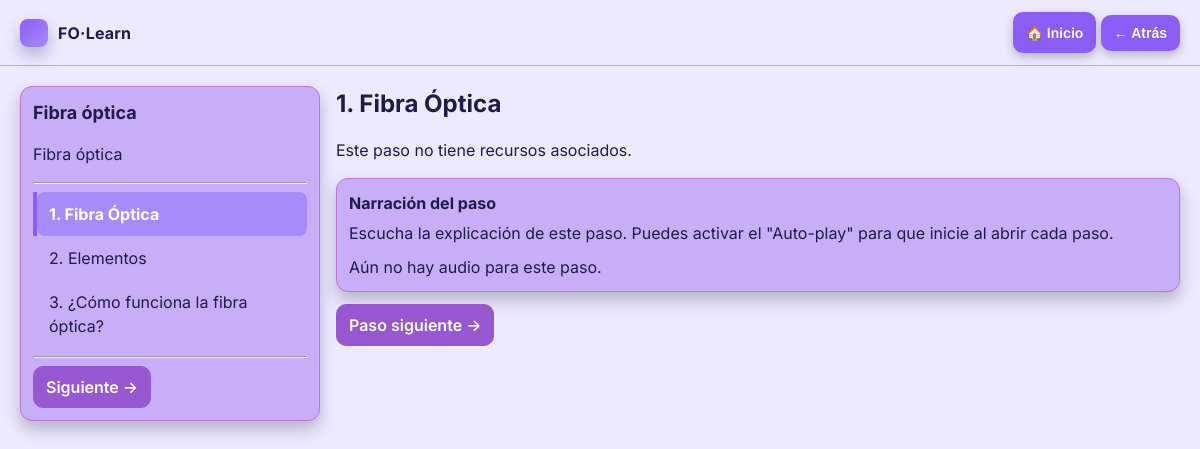
The app's page /step/1/, older data.
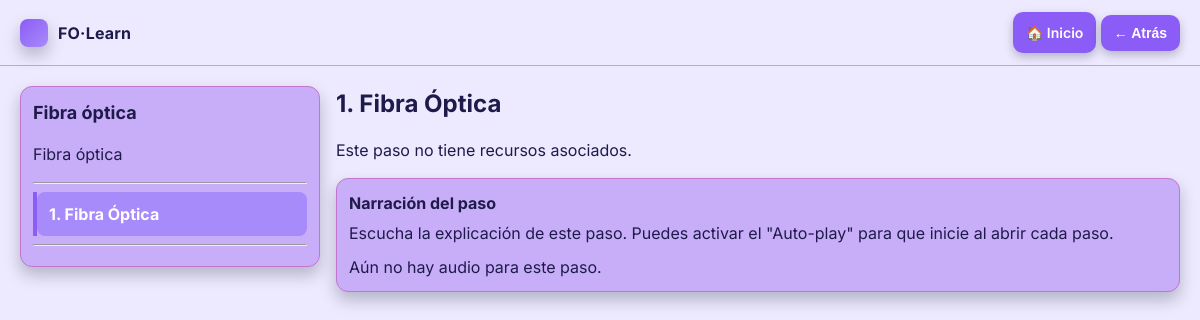
The same page, newer data.
### viewer/models.py (models this page shows, shortened)
class Step(models.Model):
    lesson = models.ForeignKey(Lesson, on_delete=models.CASCADE, related_name="steps")
    title = models.CharField(max_length=160)
    description = models.TextField(blank=True, default="")
    order = models.PositiveIntegerField(default=1)
    asset = models.ForeignKey(
        Asset3D, on_delete=models.SET_NULL, null=True, blank=True,
        help_text="Modelo 3D asociado a este paso"
    )
    audio = models.FileField(
        upload_to="audio/steps/",
        blank=True, null=True,
        help_text="(Opcional) Para local. En Render usa audio_static_path."
    )
    audio_static_path = models.CharField(
        max_length=255,
        blank=True,
        help_text='Ruta en static. Ej: viewer/audio/paso1.mp3'
    )
    tts_text = models.TextField(blank=True, help_text="(Opcional) Texto para TTS si no subes audio.")
    class Meta:
        ordering = ["order", "id"]
        unique_together = [("lesson", "order")]

class Lesson(models.Model):
    category = models.ForeignKey(Category, on_delete=models.PROTECT, related_name="lessons")
    title = models.CharField(max_length=160)
    slug = models.SlugField(max_length=180, unique=True)
    summary = models.TextField(blank=True)
    order = models.PositiveIntegerField(default=1)
    class Meta:
        ordering = ["order", "id"]

### viewer/views.py (the view)
# urls.py: path("step/<int:pk>/", views.step_viewer, name="step_viewer"),
def step_viewer(request, pk):
    step = get_object_or_404(Step, pk=pk)
    steps = Step.objects.filter(lesson=step.lesson).order_by("order")
    idx = list(steps).index(step)
    prev_step = steps[idx-1] if idx > 0 else None
    next_step = steps[idx+1] if idx < len(steps)-1 else None
    return render(request, "viewer/step_viewer.html", {
        "step": step, "steps": steps,
        "prev_step": prev_step, "next_step": next_step
    })

### templates/viewer/step_viewer.html (shortened to what this page needs)
{% extends "base.html" %}
{% load static %}
{% block content %}
<div class="step-viewer-page">
  <div class="page">
    <aside class="sidebar">
      <div class="card">
        <h3>{{ step.lesson.title }}</h3>
        <p>{{ step.lesson.summary }}</p>
        <hr>
        <ol class="step-list">
          {% for s in steps %}
            <li class="{% if s.pk == step.pk %}active{% endif %}">
              <a href="{% url 'step_viewer' s.pk %}">
                {{ s.order }}. {{ s.title }}
              </a>
            </li>
          {% endfor %}
        </ol>
        <hr>
        <div style="display:flex;gap:8px;flex-wrap:wrap">
          {% if next_step %}<a class="btn" href="{% url 'step_viewer' next_step.pk %}">Siguiente →</a>{% endif %}
        </div>
      </div>
    </aside>
    <section>
      <h1>{{ step.order }}. {{ step.title }}</h1>
      {% if step.asset and step.asset.static_path %}
        {% with step.asset.static_path|lower as f %}
          {% if f|slice:"-4:" == ".pdf" %}
            <div class="viewer-wrap">
              <iframe
                src="{% static step.asset.static_path %}#view=FitH"
                style="width:100%;height:100%;border:0">
              </iframe>
            </div>
          {% else %}
            <div class="viewer-wrap" id="viewerWrap">
              <div class="viewer-toolbar">
                <button class="btn" id="btnWire">Wireframe</button>
                <button class="btn" id="btnReset">Reset vista</button>
              </div>
              <canvas id="scene" style="width:100%;height:100%"></canvas>
            </div>
          {% endif %}
        {% endwith %}
      {% else %}
        <p>Este paso no tiene recursos asociados.</p>
      {% endif %}
      <div class="card" style="margin-top:12px">
        <strong>Narración del paso</strong>
        <p style="margin:6px 0 10px">
          Escucha la explicación de este paso. Puedes activar el "Auto-play" para que inicie al abrir cada paso.
        </p>
        {% if step.audio_static_path %}
          <div style="display:flex;align-items:center;gap:12px;flex-wrap:wrap">
            <audio id="narration" controls style="flex:1;min-width:260px">
              <source src="{% static step.audio_static_path %}" type="audio/mpeg">
            </audio>
            <label style="display:flex;align-items:center;gap:8px;user-select:none">
              <input type="checkbox" id="autoplayToggle">
              <span>Auto-play</span>
            </label>
            <button class="btn" type="button" id="btnRestartAudio">Reiniciar audio</button>
          </div>
          <script>
            (function(){
              const audio = document.getElementById("narration");
              const toggle = document.getElementById("autoplayToggle");
              const btn = document.getElementById("btnRestartAudio");
              // Estado persistente
              const KEY = "folearn_autoplay";
              const saved = localStorage.getItem(KEY);
              toggle.checked = saved === "1";
              toggle.addEventListener("change", () => {
                localStorage.setItem(KEY, toggle.checked ? "1" : "0");
              });
              btn.addEventListener("click", () => {
                audio.currentTime = 0;
                audio.play().catch(()=>{});
              });
              // Autoplay al cargar el paso (si está activo)
              if (toggle.checked) {
                // pequeño delay para que el navegador ya tenga listo el elemento
                setTimeout(() => audio.play().catch(()=>{}), 300);
              }
            })();
          </script>
        {% else %}
          <p style="margin:8px 0 0">Aún no hay audio para este paso.</p>
        {% endif %}
      </div>
      <div style="display:flex;gap:8px;flex-wrap:wrap;margin:12px 0">
        {% if next_step %}<a class="btn" href="{% url 'step_viewer' next_step.pk %}">Paso siguiente →</a>{% endif %}
      </div>
    </section>
  </div>
</div>
{% endblock %}

Row changes from the older to the newer data that the page shows:
removed Step: order "2", title "Elementos"
removed Step: order "3", title "¿Cómo funciona la fibra óptica?"
Text that changed along with them:
text no longer shown: "Siguiente → Paso siguiente →"
